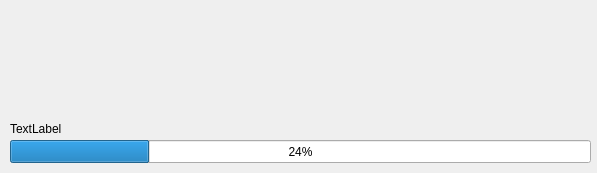
<?xml version="1.0" encoding="UTF-8"?>
<ui version="4.0">
 <class>MainWindow</class>
 <widget class="QMainWindow" name="MainWindow">
  <property name="geometry">
   <rect>
    <x>0</x>
    <y>0</y>
    <width>597</width>
    <height>173</height>
   </rect>
  </property>
  <property name="windowTitle">
   <string>Launcher</string>
  </property>
  <widget class="QWidget" name="centralWidget">
   <widget class="QLabel" name="label">
    <property name="geometry">
     <rect>
      <x>10</x>
      <y>120</y>
      <width>581</width>
      <height>17</height>
     </rect>
    </property>
    <property name="text">
     <string>TextLabel</string>
    </property>
   </widget>
   <widget class="QProgressBar" name="progressBar">
    <property name="geometry">
     <rect>
      <x>10</x>
      <y>140</y>
      <width>581</width>
      <height>23</height>
     </rect>
    </property>
    <property name="value">
     <number>24</number>
    </property>
   </widget>
  </widget>
 </widget>
 <layoutdefault spacing="6" margin="11"/>
 <resources/>
 <connections/>
</ui>
